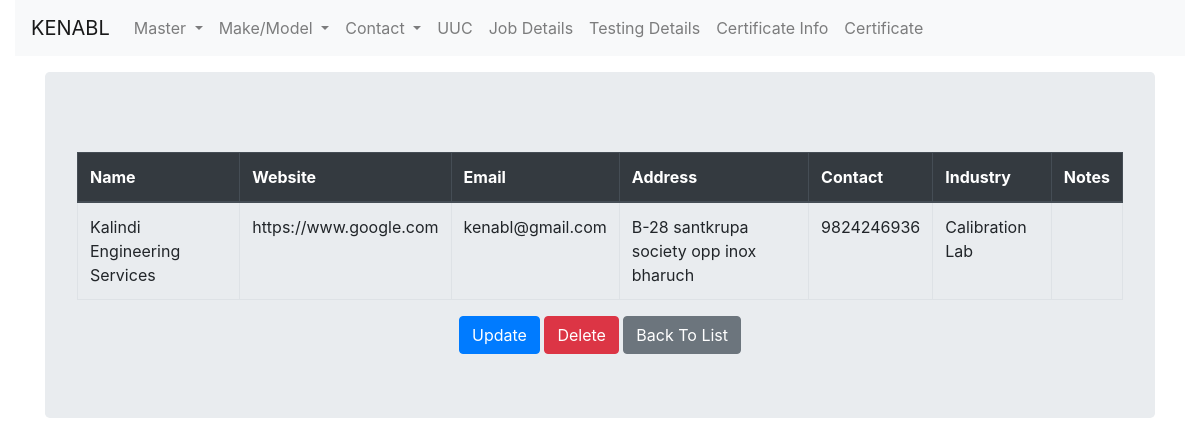
The app's page /contact/orgdetail/1 with its own data.
### contact/models.py (models this page shows, shortened)
class organization(models.Model):
    name = models.CharField(max_length=256)
    website = models.URLField(max_length=256, null=True, blank=True)
    email = models.EmailField(max_length=256, null=True, blank=True)
    address = models.TextField(null=True, blank=True)
    phone_1 = models.CharField(max_length=256)
    industry = models.ForeignKey('industry', on_delete=models.CASCADE, null=True, blank=True)
    notes = models.TextField(null=True, blank=True)
    country = models.ForeignKey('country', on_delete=models.CASCADE, null=True, blank=True)
    state = models.ForeignKey('state', on_delete=models.CASCADE, null=True, blank=True)
    city = models.ForeignKey('city', on_delete=models.CASCADE, null=True, blank=True)

class industry(models.Model):
    name = models.CharField(max_length=256)
    def __str__(self):
        return self.name

### contact/views.py (the view)
# urls.py: path('orgdetail/<int:pk>', views.OrganizationDetailView.as_view(),name='detailorganization'),
class OrganizationDetailView(DetailView):
	context_object_name = 'org_detail'
	model = organization
	template_name = 'contact/organization_detail.html'

### contact/templates/contact/organization_detail.html (shortened to what this page needs)
{% extends "masterinstrument/base.html"%}
{% block content %}
<div class="container">
<div class="jumbotron">
  <table class="table table-bordered">
    <thead class="thead-dark">
  <tr>
    <th scope="col">Name</th>
    <th scope="col">Website</th>
    <th scope="col">Email</th>
    <th scope="col">Address</th>
    <th scope="col">Contact</th>
    <th scope="col">Industry</th>
    <th scope="col">Notes</th>
  </tr>
</thead>
<tbody>
  <tr>
    <td>{{org_detail.name}}</td>
    <td>{{org_detail.website}}</td>
    <td>{{org_detail.email}}</td>
    <td>{{org_detail.address}}</td>
    <td>{{org_detail.phone_1}}</td>
    <td>{{org_detail.industry}}</td>
    <td>{{org_detail.notes}}</td>
  </tr>
</tbody>
</table>
<div class="text-center">
  <a href="{% url 'updateorganization' pk=org_detail.pk  %}" class="btn btn-primary">Update</a>
  <a href="{% url 'deleteorganization' pk=org_detail.pk  %}" class="btn btn-danger">Delete</a>
  <a href="{% url 'list' %}" class="btn btn-secondary">Back To List</a>
</div>
</div>
</div>
{% endblock %}

### records on screen
organization: name "Kalindi Engineering Services", website "https://www.google.com", email "kenabl@gmail.com", address "B-28 santkrupa society opp inox bharuch", phone_1 "9824246936", industry "Calibration Lab"
